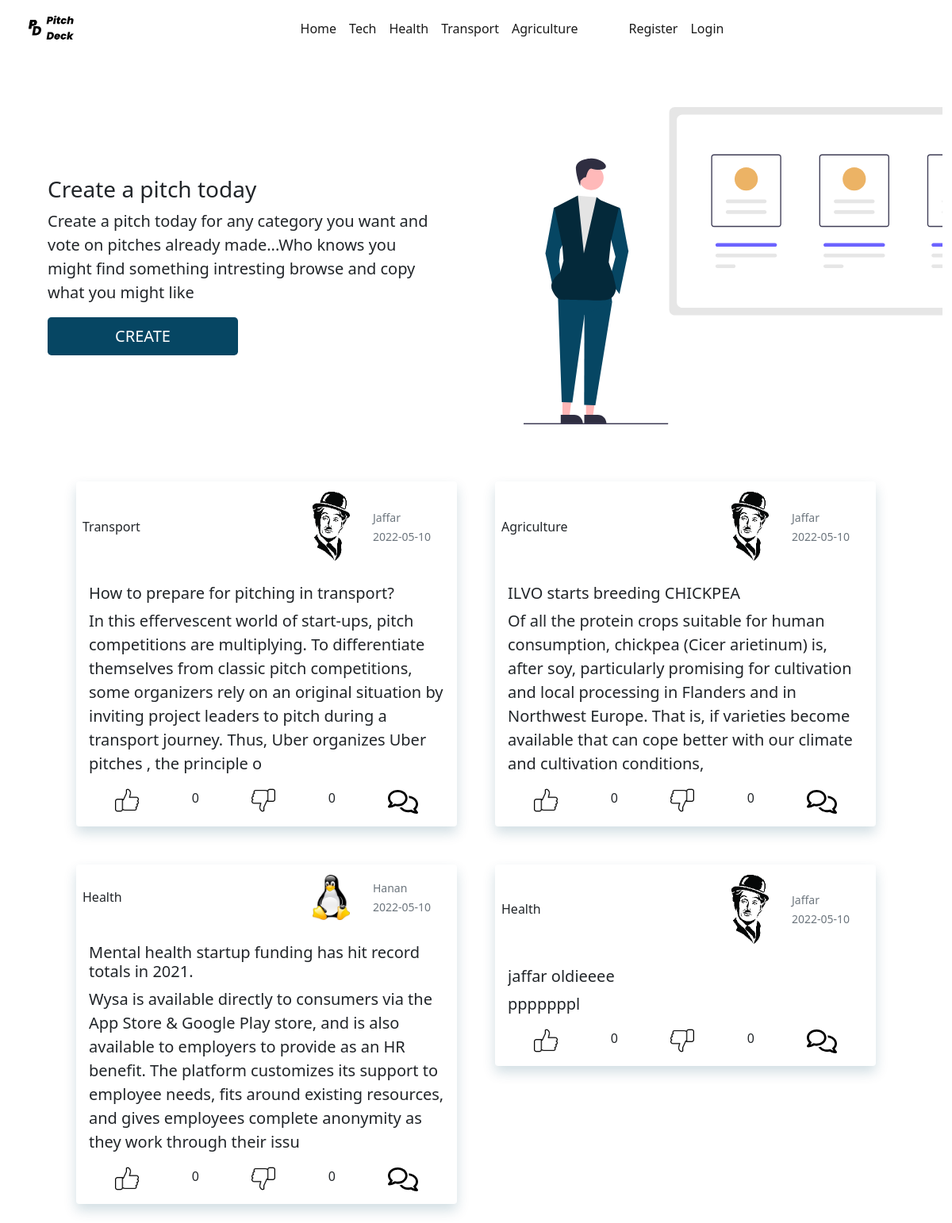
The page / on the database its author committed.
### app/models.py (models this page shows, shortened)
class Pitch(db.Model):
    id = db.Column(db.Integer, primary_key=True)
    title = db.Column(db.String, nullable=False)
    content = db.Column(db.String, nullable=False)
    likes= db.Column(db.Integer, nullable=False,default=0)
    dislikes= db.Column(db.Integer, nullable=False,default=0)
    comments= db.Column(db.String, default='')
    category= db.Column(db.String,nullable=False)
    date_created = db.Column(db.Date, nullable=False, default=datetime.utcnow)
    user_id = db.Column(db.Integer, db.ForeignKey('user.id'), nullable=False)

class User(db.Model, UserMixin):
    id = db.Column(db.Integer, primary_key=True)
    username = db.Column(db.String, nullable=False, unique=True)
    email = db.Column(db.String, nullable=False, unique=True)
    password = db.Column(db.String, nullable=False)
    profile = db.Column(db.String, nullable=False, default='anon.png')
    pitches = db.relationship('Pitch', backref='author', lazy=True)
    otp = db.relationship('Otp', backref='user', lazy=True)

### app/routes.py (the view)
@app.route('/')
def home():
    pitches = Pitch.query.all()
    return render_template('index.html', pitches=pitches)

### app/templates/index.html (shortened to what this page needs)
{% extends 'layout.html' %}
{% block body %}
    <div class="container-fluid mt-3">
        <div class="row">
            <div class="col-md-6  mx-auto mt-auto mb-auto px-5 ">
                <p class="h3">
                    Create a pitch today
                </p>
                <p class="lead">
                    Create a pitch today for any category you want and vote on pitches already made...Who knows you might find
                    something intresting browse and copy what you might like
                </p>
                <a href="{{url_for('create')}}" class="btn btn-lg btn-outline">CREATE</a>
            </div>
            <div class="col-md-6">
                <img src="{{url_for('static',filename='/assets/img.svg')}}" class="img-responsive f-img m-5" alt="">
            </div>
        </div>
    </div>
    <div class="container-fluid d-flex flex-wrap flex-row justify-content-center">
    {% for pitch in pitches %}
        <div class=" pitches card  m-4">
              <div class="row  p-2">
                  <div class="col-md-7 mx-auto mt-auto mb-auto">
                   <p class="d-inline">{{pitch.category}}</p>
                  </div>
                <div class="col-md-2">
                    <img src="{{url_for('static', filename='/profiles/'+pitch.author.profile)}}" class="img-thumbnail img-fluid border border-white" alt="Profile picture" >
                </div>
                <div class="col-md-3 mx-auto mt-auto mb-auto text-muted">
                    <small>{{pitch.author.username}}</small>
                    <br>
                    <small>{{pitch.date_created}}</small>
                </div>
              </div>
            <div class="card-body">
              <h5 class="card-title">{{pitch.title}}</h5>
              <p class="card-text lead">{{pitch.content}}</p>
              <div class="d-flex justify-content-around">
                <a href="{{url_for('likes',pitchid=pitch.id)}}"><img src="{{url_for('static',filename='/assets/like.svg')}}" alt=""></a>{{pitch.likes}}
                <a href="{{url_for('dislikes',pitchid=pitch.id)}}"><img src="{{url_for('static',filename='/assets/unlike.svg')}}"  alt=""></a>{{pitch.dislikes}}
                <a  data-bs-toggle="collapse" href="#comments{{pitch.id}}" class="lead text-decoration-none">
                  <img src="{{url_for('static',filename='/assets/comment.svg')}}" height="30" alt="">
                </a>
              </div>
              </div>
          </div>
      {% endfor %}
</div>
{% endblock %}

### app/templates/layout.html (shortened to what this page needs)
<!DOCTYPE html>
<html lang="en">
<head>
    <link rel="stylesheet" href="https://cdn.jsdelivr.net/npm/bootstrap-icons@1.3.0/font/bootstrap-icons.css">
    <link rel="stylesheet" href='{{url_for('static',filename='main.css')}}'>
    <link href="https://cdn.jsdelivr.net/npm/bootstrap@5.1.3/dist/css/bootstrap.min.css"
    rel="stylesheet"
>
</head>
<body>
    <div class="container-fluid">
        <div class="container-fluid">
            <nav class="navbar navbar-expand-lg navbar-light bg-transparent">
              <div class="container-fluid">
                <a class="navbar-brand"  href="{{url_for('home')}}">
                  <img src= "{{url_for('static',filename='/assets/logo.svg')}}" alt="logo" width="75" height="45" >
                </a>
                <div class="collapse navbar-collapse justify-content-evenly " id="navbarNav">
                  <ul class="navbar-nav">
                    <li class="nav-item">
                      <a class="nav-link active" aria-current="page" href="{{url_for('home')}}">Home</a>
                    </li>
                    <li class="nav-item">
                      <a class="nav-link active" href="{{url_for('categories',category='Tech')}}">Tech</a>
                    </li>
                    <li class="nav-item">
                      <a class="nav-link active" href="{{url_for('categories',category='Health')}}">Health</a>
                    </li>
                    <li class="nav-item">
                      <a class="nav-link active" href="{{url_for('categories',category='Transport')}}">Transport</a>
                    </li>
                    <li class="nav-item me-5">
                      <a class="nav-link active" href="{{url_for('categories',category='Agriculture')}}">Agriculture</a>
                      {% if current_user.is_authenticated %}
                      <li class="nav-item">
                        <a class="nav-link active me-5" href="{{url_for('create')}}">Create</a>
                        </li>
                      <!-- <a class="nav-link active " href="{{url_for('account')}}">Account</a>
                      <li class="nav-item">
                    </li> -->
                    <a class="nav-link active" href="{{url_for('logout')}}">Logout</a>
                    <li>
                      <img src="{{url_for('static', filename='/profiles/'+current_user.profile)}}" class="img-fluid img-thumbnail ms-5 rounded round" alt="UserImage">
                    </li>
                    <li>
                    <button class="navbar-toggler" type="button" data-bs-toggle="collapse" data-bs-target="#navbarNavDarkDropdown" aria-controls="navbarNavDarkDropdown" aria-expanded="false" aria-label="Toggle navigation">
                      <span class="navbar-toggler-icon"></span>
                    </button>
                    <div class="collapse navbar-collapse" id="navbarNavDarkDropdown">
                      <ul class="navbar-nav">
                        <li class="nav-item dropdown">
                          <a class="nav-link dropdown-toggle" href="#" id="navbarDarkDropdownMenuLink" role="button" data-bs-toggle="dropdown" aria-expanded="false">
                            {{current_user.username.title()}}
                          </a>
                          <ul class="dropdown-menu dropdown-menu-dark" aria-labelledby="navbarDarkDropdownMenuLink">
                            <li><a class="dropdown-item" href="#">Account</a></li>
                            <li><a class="dropdown-item" href="#">Logout</a></li>
                          </ul>
                        </li>
                      </ul>
                    </div>
                  </li>
                      {%else%}
                      {%if request.url_rule.endpoint != 'register' %}
                      <li class="nav-item">
                        <a class="nav-link active" href="{{url_for('register')}}">Register</a>
                      </li>
                      {% endif %}
                      {%if request.url_rule.endpoint != 'login'%}
                      <li class="nav-item">
                        <a class="nav-link active" href="{{url_for('login')}}">Login</a>
                      </li>
                      {%endif%}
                      {% endif %}
                </div>
              </div>
            </nav>
        </div>
        {% block body %}
        {% endblock %}
    </div>
</body>
</html>

### app/static/main.css (style rules this page uses)
* { overflow-x: hidden; }
.f-img { height: 50vh }
.btn { background-color: #064663 !important; box-shadow: none; background-color: transparent; height: 3rem; width: 15rem; box-shadow: none; outline: none; color: #fff!important; }
.pitches { width:40vw; height: max-content; background: #FFFFFF; box-shadow: 0 .5rem 1rem rgba(6, 70, 99, 0.18)!important; border: none !important; }

### rows shown on the page
Pitch: category "Transport", profile (picture), author.username "Jaffar", date_created "2022-05-10", title "How to prepare for pitching in transport?", content "In this effervescent world of start-ups, pitch competitions are multiplying. To differentiate themselves from classic pitch competitions, some organizers rely on an original situation by inviting project leaders to pitch during a transport journey. Thus, Uber organizes Uber pitches , the principle o", likes "0", dislikes "0"
Pitch: category "Agriculture", profile (picture), author.username "Jaffar", date_created "2022-05-10", title "ILVO starts breeding CHICKPEA", content "Of all the protein crops suitable for human consumption, chickpea (Cicer arietinum) is, after soy, particularly promising for cultivation and local processing in Flanders and in Northwest Europe. That is, if varieties become available that can cope better with our climate and cultivation conditions,", likes "0", dislikes "0"
Pitch: category "Health", profile (picture), author.username "Hanan", date_created "2022-05-10", title "Mental health startup funding has hit record totals in 2021.", content "Wysa is available directly to consumers via the App Store & Google Play store, and is also available to employers to provide as an HR benefit. The platform customizes its support to employee needs, fits around existing resources, and gives employees complete anonymity as they work through their issu", likes "0", dislikes "0"
Pitch: category "Health", profile (picture), author.username "Jaffar", date_created "2022-05-10", title "jaffar oldieeee", content "pppppppl", likes "0", dislikes "0"
